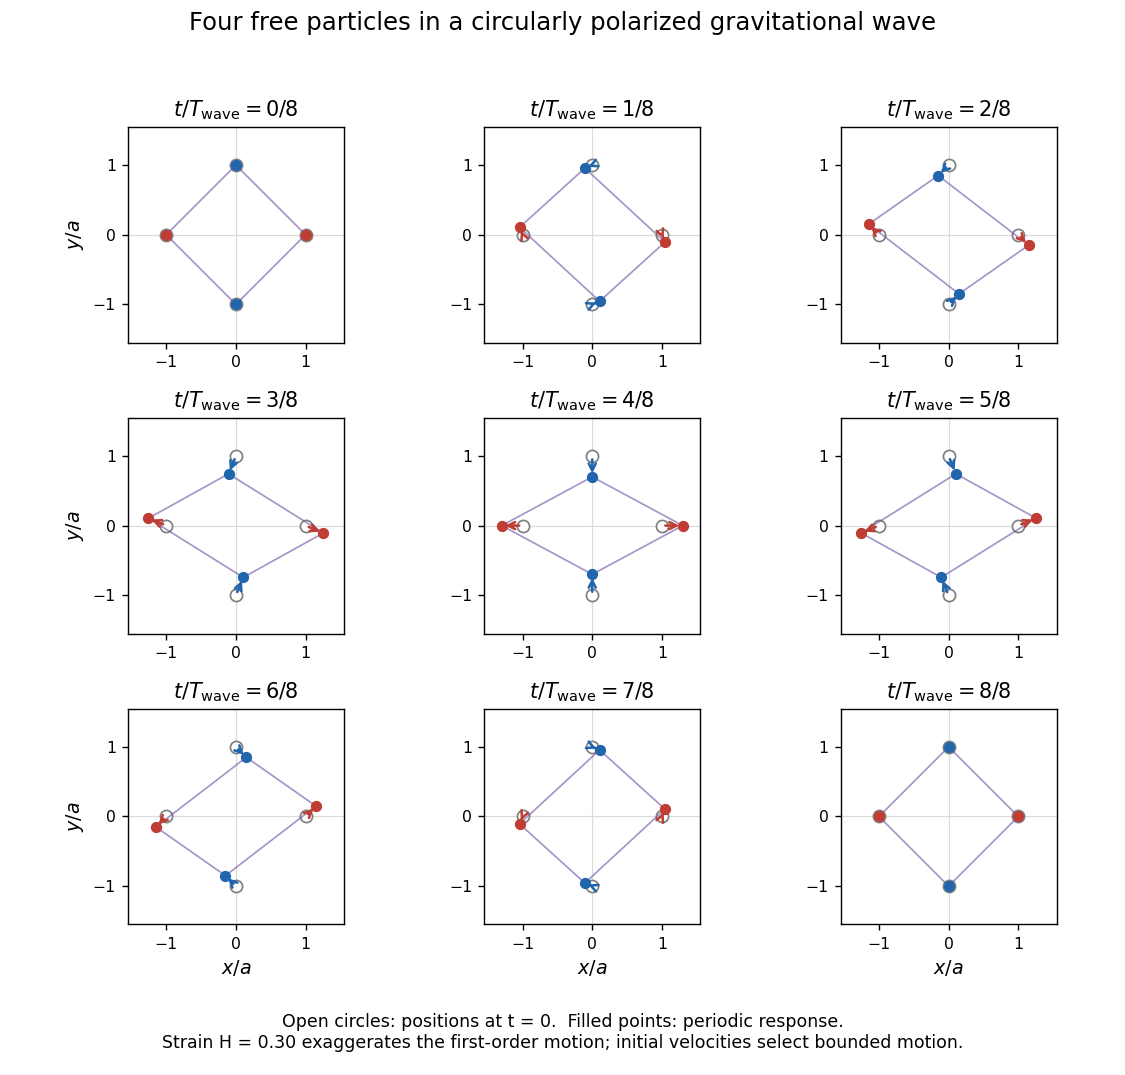

Write Python code to recreate this figure.
"""Generate the 2021 Q2(c) periodic physical-separation sketch (Python 3.14)."""
from pathlib import Path
import matplotlib
matplotlib.use("Agg")
import matplotlib.pyplot as plt
import numpy as np


def main():
    strain = 0.30
    initial = np.array([[1., 0.], [0., 1.], [-1., 0.], [0., -1.]])
    colors = ["#bf3d32", "#2166ac", "#bf3d32", "#2166ac"]
    phases = np.linspace(0., 2*np.pi, 9)
    fig, axes = plt.subplots(3, 3, figsize=(9, 8.6), facecolor="white")
    for j, (ax, phase) in enumerate(zip(axes.flat, phases)):
        h = strain*np.array([[-np.cos(phase), -np.sin(phase)],
                             [-np.sin(phase), np.cos(phase)]])
        h0 = strain*np.diag([-1., 1.])
        moved = initial + initial @ (h-h0).T/2
        ax.axhline(0, color="0.86", lw=0.7)
        ax.axvline(0, color="0.86", lw=0.7)
        ax.plot(*initial.T, linestyle="none", marker="o", mfc="white",
                mec="0.5", ms=7, zorder=2)
        for p, dest, color in zip(initial, moved, colors):
            ax.annotate("", xy=dest, xytext=p,
                        arrowprops={"arrowstyle": "->", "color": color, "lw": 1.5})
            ax.scatter(*dest, color=color, s=30, zorder=4)
        outline = moved[[0, 1, 2, 3, 0]]
        ax.plot(*outline.T, color="#6a51a3", alpha=.6, lw=1)
        ax.set(xlim=(-1.55, 1.55), ylim=(-1.55, 1.55), aspect="equal",
               xticks=[-1, 0, 1], yticks=[-1, 0, 1])
        ax.set_title(rf"$t/T_{{\rm wave}}={j}/8$", fontsize=12)
        ax.tick_params(labelsize=9)
        if j >= 6:
            ax.set_xlabel(r"$x/a$", fontsize=11)
        if j % 3 == 0:
            ax.set_ylabel(r"$y/a$", fontsize=11)
    fig.suptitle("Four free particles in a circularly polarized gravitational wave", fontsize=14, y=.99)
    fig.text(.5, .025,
             "Open circles: positions at t = 0.  Filled points: periodic response.\n"
             "Strain H = 0.30 exaggerates the first-order motion; initial velocities select bounded motion.",
             ha="center", fontsize=10)
    fig.tight_layout(rect=(0, .07, 1, .965))
    output = Path.cwd() / Path(__file__).with_suffix(".png").name
    fig.savefig(output, dpi=125, facecolor="white", transparent=False,
                metadata={"Software": "codex-wiki figure generator"})
    plt.close(fig)


if __name__ == "__main__":
    main()
